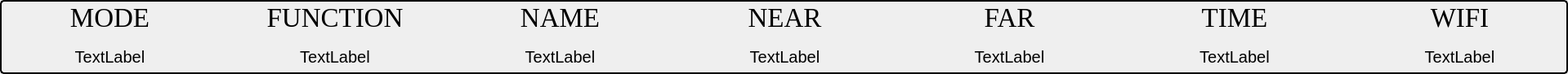
        <widget class="QGroupBox" name="groupBox_3">
         <property name="geometry">
          <rect>
           <x>0</x>
           <y>0</y>
           <width>1919</width>
           <height>91</height>
          </rect>
         </property>
         <property name="styleSheet">
          <string notr="true">QGroupBox {
    border: 2px solid black; /* 设置红色边框 */
    border-radius: 5px; /* 圆角 */
    padding: 10px;
}</string>
         </property>
         <property name="title">
          <string/>
         </property>
         <widget class="QWidget" name="horizontalLayoutWidget_2">
          <property name="geometry">
           <rect>
            <x>0</x>
            <y>0</y>
            <width>1921</width>
            <height>91</height>
           </rect>
          </property>
          <layout class="QGridLayout" name="gridLayout">
           <item row="0" column="3">
            <widget class="QLabel" name="label_58">
             <property name="font">
              <font>
               <family>Times New Roman</family>
               <pointsize>25</pointsize>
              </font>
             </property>
             <property name="text">
              <string>NEAR</string>
             </property>
             <property name="alignment">
              <set>Qt::AlignCenter</set>
             </property>
            </widget>
           </item>
           <item row="0" column="4">
            <widget class="QLabel" name="label_57">
             <property name="font">
              <font>
               <family>Times New Roman</family>
               <pointsize>25</pointsize>
              </font>
             </property>
             <property name="text">
              <string>FAR</string>
             </property>
             <property name="alignment">
              <set>Qt::AlignCenter</set>
             </property>
            </widget>
           </item>
           <item row="0" column="1">
            <widget class="QLabel" name="label_54">
             <property name="font">
              <font>
               <family>Times New Roman</family>
               <pointsize>25</pointsize>
              </font>
             </property>
             <property name="text">
              <string>FUNCTION</string>
             </property>
             <property name="alignment">
              <set>Qt::AlignCenter</set>
             </property>
            </widget>
           </item>
           <item row="0" column="2">
            <widget class="QLabel" name="label_59">
             <property name="font">
              <font>
               <family>Times New Roman</family>
               <pointsize>25</pointsize>
              </font>
             </property>
             <property name="text">
              <string>NAME</string>
             </property>
             <property name="alignment">
              <set>Qt::AlignCenter</set>
             </property>
            </widget>
           </item>
           <item row="0" column="0">
            <widget class="QLabel" name="label_55">
             <property name="font">
              <font>
               <family>Times New Roman</family>
               <pointsize>25</pointsize>
              </font>
             </property>
             <property name="text">
              <string>MODE</string>
             </property>
             <property name="alignment">
              <set>Qt::AlignCenter</set>
             </property>
            </widget>
           </item>
           <item row="0" column="5">
            <widget class="QLabel" name="label_56">
             <property name="font">
              <font>
               <family>Times New Roman</family>
               <pointsize>25</pointsize>
              </font>
             </property>
             <property name="text">
              <string>TIME</string>
             </property>
             <property name="alignment">
              <set>Qt::AlignCenter</set>
             </property>
            </widget>
           </item>
           <item row="0" column="6">
            <widget class="QLabel" name="label_53">
             <property name="font">
              <font>
               <family>Times New Roman</family>
               <pointsize>25</pointsize>
              </font>
             </property>
             <property name="text">
              <string>WIFI</string>
             </property>
             <property name="alignment">
              <set>Qt::AlignCenter</set>
             </property>
            </widget>
           </item>
           <item row="1" column="0">
            <widget class="QLabel" name="label_52">
             <property name="font">
              <font>
               <family>Arial</family>
               <pointsize>15</pointsize>
              </font>
             </property>
             <property name="text">
              <string>TextLabel</string>
             </property>
             <property name="alignment">
              <set>Qt::AlignCenter</set>
             </property>
            </widget>
           </item>
           <item row="1" column="1">
            <widget class="QLabel" name="label_60">
             <property name="font">
              <font>
               <family>Arial</family>
               <pointsize>15</pointsize>
              </font>
             </property>
             <property name="text">
              <string>TextLabel</string>
             </property>
             <property name="alignment">
              <set>Qt::AlignCenter</set>
             </property>
            </widget>
           </item>
           <item row="1" column="2">
            <widget class="QLabel" name="label_61">
             <property name="font">
              <font>
               <family>Arial</family>
               <pointsize>15</pointsize>
              </font>
             </property>
             <property name="text">
              <string>TextLabel</string>
             </property>
             <property name="alignment">
              <set>Qt::AlignCenter</set>
             </property>
            </widget>
           </item>
           <item row="1" column="3">
            <widget class="QLabel" name="label_62">
             <property name="font">
              <font>
               <family>Arial</family>
               <pointsize>15</pointsize>
              </font>
             </property>
             <property name="text">
              <string>TextLabel</string>
             </property>
             <property name="alignment">
              <set>Qt::AlignCenter</set>
             </property>
            </widget>
           </item>
           <item row="1" column="4">
            <widget class="QLabel" name="label_63">
             <property name="font">
              <font>
               <family>Arial</family>
               <pointsize>15</pointsize>
              </font>
             </property>
             <property name="text">
              <string>TextLabel</string>
             </property>
             <property name="alignment">
              <set>Qt::AlignCenter</set>
             </property>
            </widget>
           </item>
           <item row="1" column="5">
            <widget class="QLabel" name="label_64">
             <property name="font">
              <font>
               <family>Arial</family>
               <pointsize>15</pointsize>
              </font>
             </property>
             <property name="text">
              <string>TextLabel</string>
             </property>
             <property name="alignment">
              <set>Qt::AlignCenter</set>
             </property>
            </widget>
           </item>
           <item row="1" column="6">
            <widget class="QLabel" name="label_65">
             <property name="font">
              <font>
               <family>Arial</family>
               <pointsize>15</pointsize>
              </font>
             </property>
             <property name="text">
              <string>TextLabel</string>
             </property>
             <property name="alignment">
              <set>Qt::AlignCenter</set>
             </property>
            </widget>
           </item>
          </layout>
         </widget>
        </widget>
